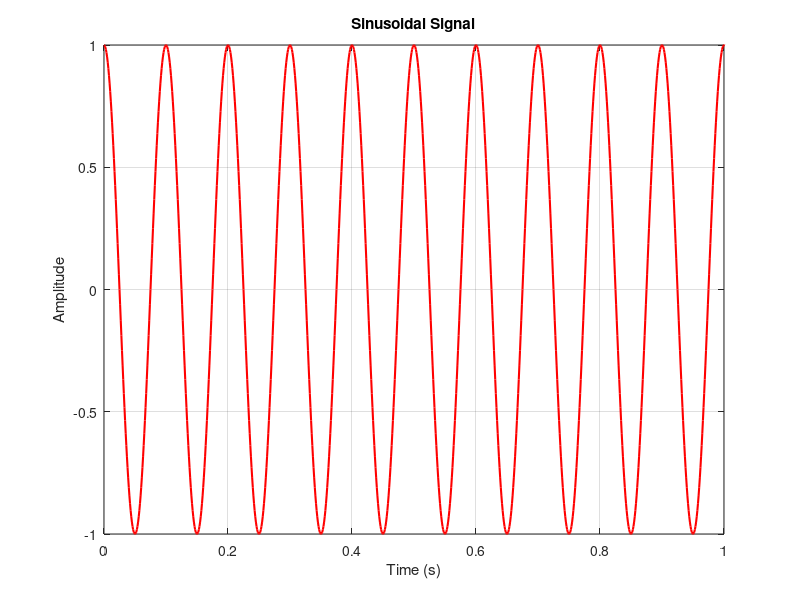
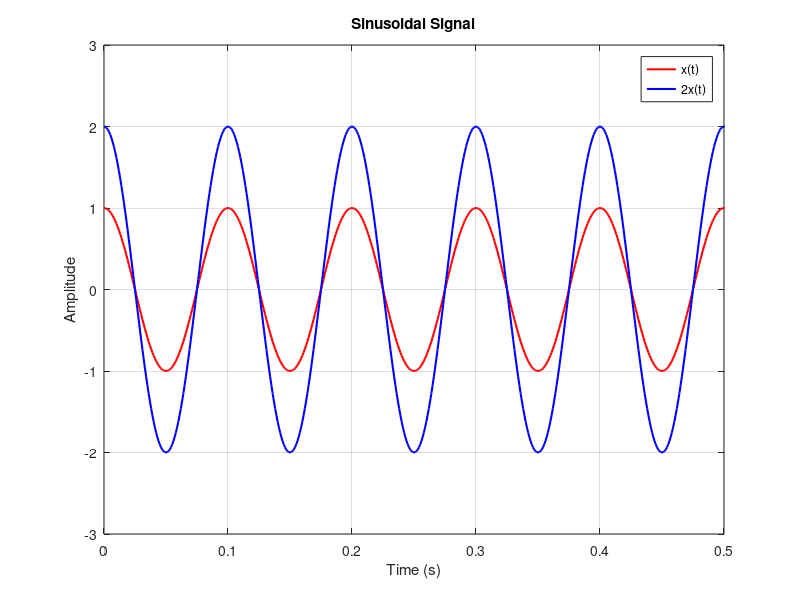
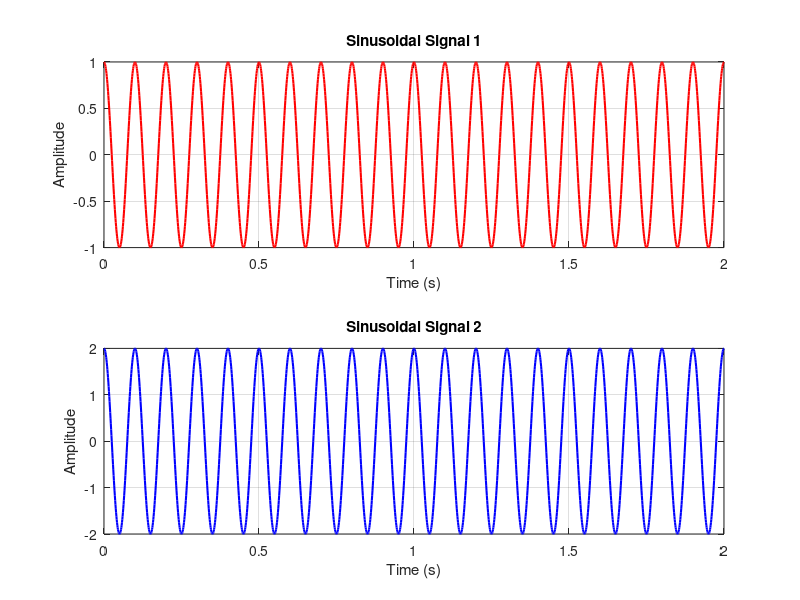
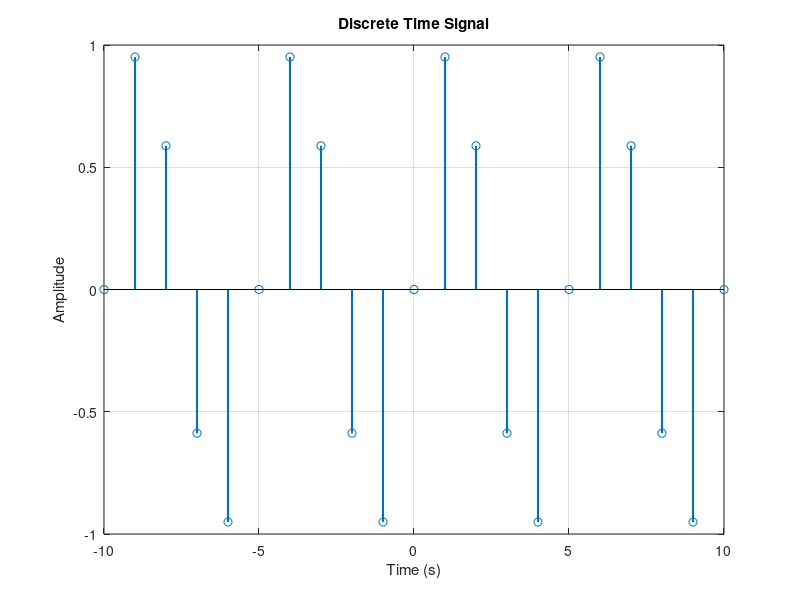

Write MATLAB code to recreate these figures, in order.
%% *Basics of Signal Processing - Visualize Signals*
%% Pre-requirements
% * Matlab R2018b or later
% * Signal Processing Toolbox
% * Filter Designer Toolbox
% * <https://code.visualstudio.com/Download Visual Studio Code> (optional)
% * <https://marketplace.visualstudio.com/items?itemName=MathWorks.language-matlab Matlab Official Release Extension for Visual Studio Code> (optional)
% * <https://marketplace.visualstudio.com/items?itemName=AffenWiesel.matlab-formatter Matlab Formatter Extension for Visual Studio Code> (optional)
% * <https://git-scm.com/downloads Git> (optional)

%% Clear the workspace
close all;
clear;
clc;

%% Time axis definition
% Time axis can be defined in two methods.
% (In these methods we consider fixed time interval.)
%
% # Define the time axis based on the sampling frequency or sampling time
% # Define the time axis based on the number of samples
%
% *Time axis based on the sampling frequency or sampling time*
fs = 1000; % Sampling frequency
Ts = 1 / fs; % Sampling time
t = 0:Ts:2; % Time axis
xt = cos(2 * pi * 10 * t);
%%%
% *Time axis based on the number of samples*
N = 1000; % Number of samples
t = linspace(0, 2, N); % Time axis
Ts = t(2) - t(1); % Sampling time
fs = 1 / Ts; %#ok<NASGU> Sampling frequency

%% Frequency axis definition
% Frequency axis can be defined based on time axis.
%
% * The sampling frequency should satisfy Nyquist theorem to prevent aliasing.
fs = 1000; % Sampling frequency
Ts = 1 / fs; % Sampling time
t = 0:Ts:2; % Time axis
N = length(t); % Number of samples
f_axis = linspace(-fs / 2, fs / 2, N); % Frequency axis

%% Visualize continuous-time signals
% We use |plot| function to visualize continuous-time signals.
% The plot function takes two arguments. The first argument is the time
% axis. The second argument is the signal.
figure('Name', 'Siunusoidal Signal');
plot(t, xt, 'LineWidth', 1.5, 'Color', 'r');
xlim([0 1]);
xlabel('Time (s)');
ylabel('Amplitude');
title('Sinusoidal Signal');
grid on;

%%%
% The |plot| function can be used to visualize multiple signals together.
% The |hold on| command is used to plot multiple signals together.
figure('Name', '2 Siunusoidal Signals');
plot(t, xt, 'LineWidth', 1.5, 'Color', 'r');
xlabel('Time (s)');
ylabel('Amplitude');
title('Sinusoidal Signal');
grid on;
hold on;
plot(t, 2 * xt, 'LineWidth', 1.5, 'Color', 'b');
xlim([0 0.5]);
ylim([-3 3]);
legend('x(t)', '2x(t)');

%%%
% The |subplot| function can be used to visualize multiple signals in
% different subplots.
figure('Name', '2 Siunusoidal Signals');
subplot(2, 1, 1);
plot(t, xt, 'LineWidth', 1.5, 'Color', 'r');
xlabel('Time (s)');
ylabel('Amplitude');
title('Sinusoidal Signal 1');
grid on;
subplot(2, 1, 2);
plot(t, 2 * xt, 'LineWidth', 1.5, 'Color', 'b');
xlabel('Time (s)');
ylabel('Amplitude');
title('Sinusoidal Signal 2');
grid on;

%% Visualize discrete-time signals
% * Discrete-time signals are made by sampling continuous-time signals
% (Although in MATLAB continuous-time signals are discrete-time signals
% with very small sampling time).
% * The sampling frequency is denoted by |fs| and the sampling time is
% denoted by |Ts|.
% * The sampling frequency should satisfy Nyquist theorem to prevent aliasing.
% The sampling frequency should be at least twice the maximum frequency of
% the signal.
% * We use |stem| function to visualize discrete-time signals.
% The stem function takes two arguments. The first argument is the time
n = -10:10;
xn = sin(2 * pi * n / 5);
figure('Name', 'Discrete Time Signal');
stem(n, xn, 'LineWidth', 1.5);
xlabel('Time (s)');
ylabel('Amplitude');
title('Discrete Time Signal');
grid on;

%%%
% We can also use |stairs| function to visualize discrete-time signals.
% The |stairs| function is similar to |stem| function. The only difference
% is that the |stairs| function draws a continuous line between the
% samples.
figure('Name', 'Discrete Time Signal');
stairs(n, xn, 'LineWidth', 1.5);
xlabel('Time (s)');
ylabel('Amplitude');
title('Discrete Time Signal');
grid on;
